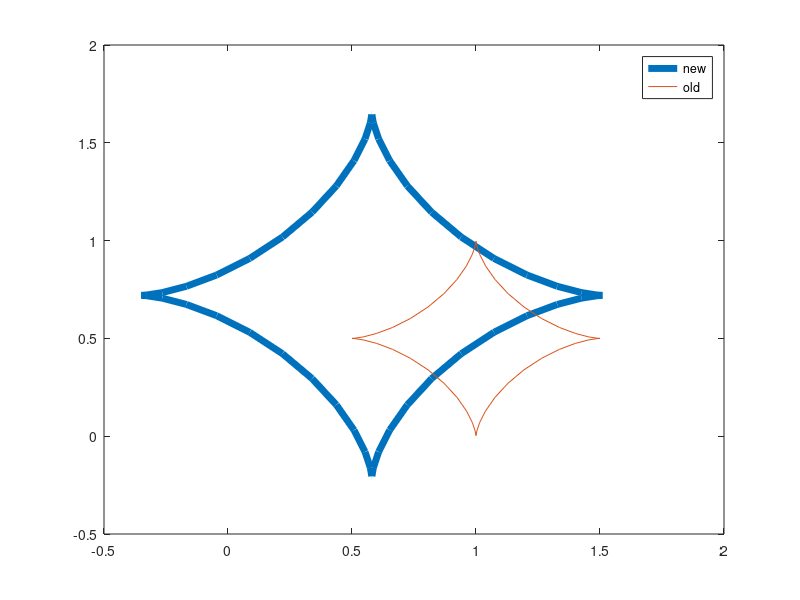

Source code (MATLAB): (Note: this script raises an error after producing the figure.)
clc
clear all
close all
warning('off')

%% parameters
% movie parameters
movieWrite = 1; 
movieName = 'manipulator_drawing.avi';

% link parameters %%%%%%
l1 = 1; l2 = 0.5; l3  = 0.5;

delay = 0.05; %increase the value to slow down animation

% parameters of the circle
x_center = 0.58; y_center = 0.72; a = 0.93;

% t is the parameter used to describe the astroid
t = linspace(0,2 * pi,51);
n = length(t);
x_ref_all = x_center+a*cos(t).^3; 
y_ref_all = y_center+a*sin(t).^3;
x_ref_old = 1+0.5*cos(t).^3; 
y_ref_old = 0.5+0.5*sin(t).^3;

plot(x_ref_all,y_ref_all, 'DisplayName', 'new', 'LineWidth', 5);
hold on
plot(x_ref_old,y_ref_old, 'DisplayName', 'old');
legend;
hold off;
%%
% keyboard;
%%


%%%% uppper and lower bound %%%%%
theta1_min = -pi/2; theta1_max = pi/2;
theta2_min = 0; theta2_max = pi;
theta3_min = 0; theta3_max = pi/2;
ub = [theta1_max; theta2_max; theta3_max];
lb = [theta1_min; theta2_min; theta3_min];

%%%% initial guess for fsolve %%%
theta10 =  -0.5 ; 
theta20 =  0 ; 
theta30 =  0; 

resnorm_store = zeros(n,2);
exit_store = zeros(n,1);
%%% Solve for the values of theta that give the required end-effector pose.
%fsolve solves for the roots for the equation F = [x-x_ref; y-y_ref];
for i=1:n
    x_ref = x_ref_all(i);
    y_ref = y_ref_all(i);
    param = [l1 l2 l3 x_ref y_ref];
    
    options = optimoptions('fsolve','Display','off','MaxIter',200);
%     [X,FVAL,EXITFLAG] = fsolve('fn_end_effector_position',[theta10,theta20, theta30],options,param);
    [X,resnorm,residual,EXITFLAG,output,lambda,jacobian] = lsqnonlin('fn_end_effector_position',[theta10; theta20; theta30],lb,ub,options,param);
    %%%%%%%%%% save the solution %%%%%%%%%%
    theta1(i) = X(1);
    theta2(i) = X(2);
    theta3(i) = X(3);
    
    theta10 = X(1);
    theta20 = X(2);
    theta30 = X(3);
%      disp(['Exitflag after running fsolve = ', num2str(EXITFLAG) ]) %Tells if fsolve converged or not
                   %1 means converged else not converged
                   %Type help fsolve to know more about what different 
                   %EXITFLAG mean.
    if EXITFLAG ~= 1
        i
        keyboard;
    end
    resnorm_store(i,:) = residual(1:2);
    exit_store(i) = EXITFLAG;
end               
% resnorm_store = resnorm_store(
figure(1)
plot(theta1,'r'); hold on
plot(theta2,'b-');
plot(theta3,'m-.');
ylabel('position');
legend('theta1','theta2','theta3','Location','Best');

figure(2)
   
x_drawn = [];
y_drawn = [];
if (movieWrite)
    mov = VideoWriter(movieName); 
    open(mov);
end

for i=1:n
 figure(2)
%%%% origin of the world/fixed frame %%%
x_O0 = 0; y_O0 = 0;

%%%%%%% end of link1 in world frame %%%
x_P = l1*cos(theta1(i)); 
y_P = l1*sin(theta1(i));

%%%% end of link2 in world frame %%%
x_Q = x_P  +  l2*cos(theta2(i) + theta1(i));
y_Q = y_P + l2*sin(theta2(i) + theta1(i));

%%%% end of link3 in world frame %%%
x_R = x_Q  +  l2*cos(theta3(i) + theta2(i) + theta1(i));
y_R = y_Q + l2*sin(theta3(i) + theta2(i) + theta1(i));

x_drawn = [x_drawn; x_R];
y_drawn = [y_drawn; y_R];

figure(2)
%Plot the point where we want the end-effector
plot(x_drawn(1:i),y_drawn(1:i),'k'); 


%%%%%%%% draw line to generate the manipulator
line([x_O0 x_P],[y_O0 y_P],'Linewidth',5,'Color','r');
line([x_P x_Q],[y_P y_Q],'Linewidth',5,'Color','g');
line([x_Q x_R],[y_Q y_R],'Linewidth',5,'Color','b');
xlabel('x'); 
ylabel('y');
grid on; %if you want the grid to show up.

%These set the x and y limits for the axis (will need adjustment)
xlim([-2 2]); 
ylim([-2 2]);
figure(2)
pause(delay);

if (movieWrite)
    axis off %does not show axis
    figure(2)
    set(gcf,'Color',[1,1,1]) %set background to white
    writeVideo(mov,getframe);
end

       
end

if (movieWrite)
    close(mov);
end
%% results
%ii
fprintf('i. x_0: %f, y_0 = %f, a = %f \n ',x_center, y_center, a );
%iii
figure(1234)
subplot(3,1,1)
title('1st theta')
plot(theta1,'r--','DisplayName','theta1');
line([0,n],[theta1_min,theta1_min],'color','k','DisplayName','min');
line([0,n],[theta1_max,theta1_max],'color','k','DisplayName','max');
axis([-1 50 -5 5])
legend;
title('link 1')
%
figure(1234)
subplot(3,1,2)
title('2nd theta')
plot(theta2,'g--','DisplayName','theta2');
line([0,n],[theta2_min,theta2_min],'color','k','DisplayName','min');
line([0,n],[theta2_max,theta2_max],'color','k','DisplayName','max');
legend;
axis([-1 50 -5 5])
title('link2')
%
figure(1234)
subplot(3,1,3)
title('3rd theta')
plot(theta3,'b--','DisplayName','theta3');
line([0,n],[theta3_min,theta3_min],'color','k','DisplayName','min');
line([0,n],[theta3_max,theta3_max],'color','k','DisplayName','max');
axis([-1 50 -5 5])
title('link3')
% iv
figure(1244)
plot(1:n,exit_store,'DisplayName','exit flag')
legend
% v
figure(1254)
plot(1:n,resnorm_store(:,1),'r','DisplayName','residual x');
hold on
plot(1:n,resnorm_store(:,2),'b','DisplayName','residual y');
legend


